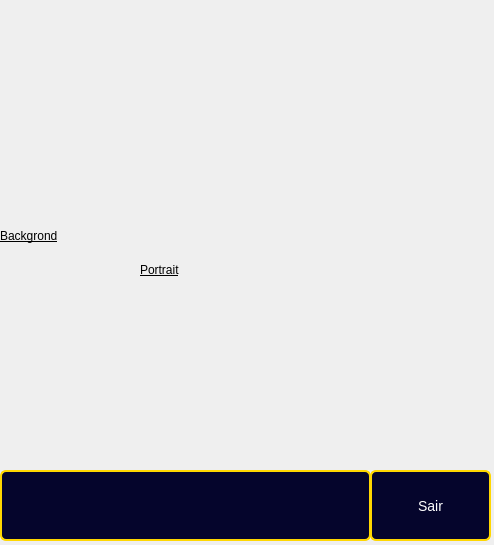
<?xml version="1.0" encoding="UTF-8"?>
<ui version="4.0">
 <class>Dialog</class>
 <widget class="QDialog" name="Dialog">
  <property name="geometry">
   <rect>
    <x>0</x>
    <y>0</y>
    <width>494</width>
    <height>545</height>
   </rect>
  </property>
  <property name="font">
   <font>
    <underline>true</underline>
   </font>
  </property>
  <property name="windowTitle">
   <string>Dialog</string>
  </property>
  <widget class="QPushButton" name="pushButton">
   <property name="geometry">
    <rect>
     <x>370</x>
     <y>470</y>
     <width>121</width>
     <height>71</height>
    </rect>
   </property>
   <property name="font">
    <font>
     <pointsize>-1</pointsize>
     <underline>false</underline>
    </font>
   </property>
   <property name="styleSheet">
    <string notr="true">QPushButton {
    background-color: rgba(0, 0, 40, 250);
    color: white;
    border: 2px solid #FFD700;
    border-radius: 6px;
    padding: 6px 12px;
    font-size: 14px;
}

QPushButton:hover {
    background-color: #3c3c3c;
}

QPushButton:pressed {
    background-color: #1a1a1a;
}
</string>
   </property>
   <property name="text">
    <string>Sair</string>
   </property>
  </widget>
  <widget class="QLabel" name="LabelBackground">
   <property name="geometry">
    <rect>
     <x>0</x>
     <y>0</y>
     <width>491</width>
     <height>471</height>
    </rect>
   </property>
   <property name="text">
    <string>Backgrond</string>
   </property>
  </widget>
  <widget class="QLabel" name="LabelPortrait">
   <property name="geometry">
    <rect>
     <x>140</x>
     <y>70</y>
     <width>200</width>
     <height>400</height>
    </rect>
   </property>
   <property name="text">
    <string>Portrait</string>
   </property>
  </widget>
  <widget class="QListWidget" name="listWidget">
   <property name="geometry">
    <rect>
     <x>0</x>
     <y>470</y>
     <width>371</width>
     <height>71</height>
    </rect>
   </property>
   <property name="styleSheet">
    <string notr="true">background-color: rgba(0, 0, 40, 250);
    color: white;
    border: 2px solid #FFD700;
    border-radius: 6px;
    padding: 6px 12px;
    font-size: 14px;</string>
   </property>
  </widget>
 </widget>
 <resources/>
 <connections/>
</ui>
